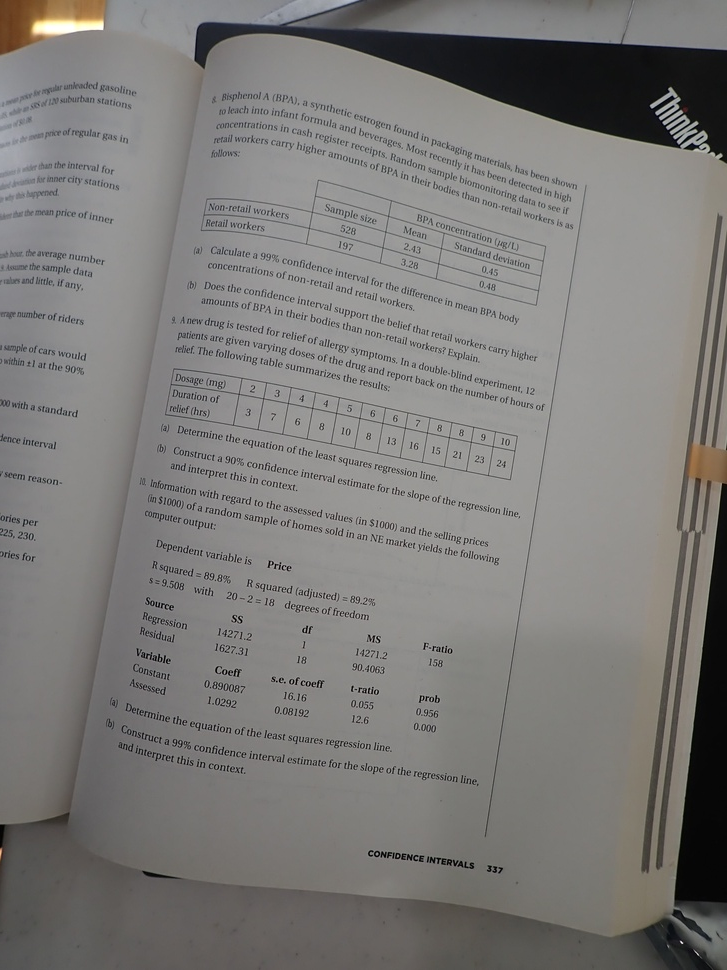
#> input picture examples/p1.JPG, 727 x 970 px, shrunk from 2400 x 3200 before the run, found by its file name
$ python deskew_v2.1_Hough_Line.py
#> lines starting #> are read from the running program, lines starting #| are printed output that depends on the picture; after the words box and inside, x2 and y2 are one past the last pixel; in counts of white or black regions, pixels touching at a corner belong together
import cv2
import numpy as np
import os

def order_points(pts):
    """
    Orders a list of 4 points in the order:
    top-left, top-right, bottom-right, bottom-left.
    """
    rect = np.zeros((4, 2), dtype="float32")
    # sum of coordinates: smallest is top-left, largest is bottom-right
    s = pts.sum(axis=1)
    rect[0] = pts[np.argmin(s)]
    rect[2] = pts[np.argmax(s)]
    # difference: smallest is top-right, largest is bottom-left
    diff = np.diff(pts, axis=1)
    rect[1] = pts[np.argmin(diff)]
    rect[3] = pts[np.argmax(diff)]
    return rect

def four_point_transform(image, pts):
    """
    Applies a perspective transform to the image using the 4 given points.
    """
    rect = order_points(pts)
    (tl, tr, br, bl) = rect

    # Compute the width of the new image
    widthA = np.linalg.norm(br - bl)
    widthB = np.linalg.norm(tr - tl)
    maxWidth = max(int(widthA), int(widthB))

    # Compute the height of the new image
    heightA = np.linalg.norm(tr - br)
    heightB = np.linalg.norm(tl - bl)
    maxHeight = max(int(heightA), int(heightB))

    # Destination coordinates for "birds-eye view"
    dst = np.array([
        [0, 0],
        [maxWidth - 1, 0],
        [maxWidth - 1, maxHeight - 1],
        [0, maxHeight - 1]], dtype="float32")

    # Compute the perspective transform matrix and apply it
    M = cv2.getPerspectiveTransform(rect, dst)
    warped = cv2.warpPerspective(image, M, (maxWidth, maxHeight))
    return warped

def save_result(image, original_path):
    """
    Save the result image in a "/bookscanner/results" folder using the same file name as the original.
    """
    filename = os.path.basename(original_path)
    results_folder = os.path.join("bookscanner", "results")
    os.makedirs(results_folder, exist_ok=True)
    save_path = os.path.join(results_folder, filename)
    cv2.imwrite(save_path, image)
    print("Result saved as:", save_path)

def detect_document(image):
    """
    Detects the document contour in the image by:
      - Converting to grayscale and blurring
      - Detecting edges via Canny
      - Finding contours and approximating to a polygon
    Returns the four corner points if found, otherwise None.
    """
    gray = cv2.cvtColor(image, cv2.COLOR_BGR2GRAY)
    blurred = cv2.GaussianBlur(gray, (5, 5), 0)
    #edged = cv2.Canny(blurred, 75, 200)
    edged = cv2.Canny(blurred, 1, 10)


    # Find contours and sort by area (largest first)
    cnts, _ = cv2.findContours(edged.copy(), cv2.RETR_LIST, cv2.CHAIN_APPROX_SIMPLE)
    cnts = sorted(cnts, key=cv2.contourArea, reverse=True)[:5]

    # Loop over the contours to find a quadrilateral
    for c in cnts:
        peri = cv2.arcLength(c, True)
        #approx = cv2.approxPolyDP(c, 0.02 * peri, True)
        approx = cv2.approxPolyDP(c, 0.02 * peri, True)
        if len(approx) == 4:
            return approx.reshape(4, 2)
    print("Document contour not found.")
    return None

if __name__ == "__main__":
    # Provide the path to your image
    img_path = r'C:\Users\james\OneDrive\Documents\Coding\Bookscanner\bookscanner\examples\p1.jpg'
    image = cv2.imread(img_path)
#> image is the input picture: shape (970, 727, 3); mean B, G, R 120.5, 122.5, 124.1
    if image is None:
        print("Error loading image.")
        exit()

    pts = detect_document(image)
#> in detect_document, `edged = cv2.Canny(blurred, 1, 10)`:
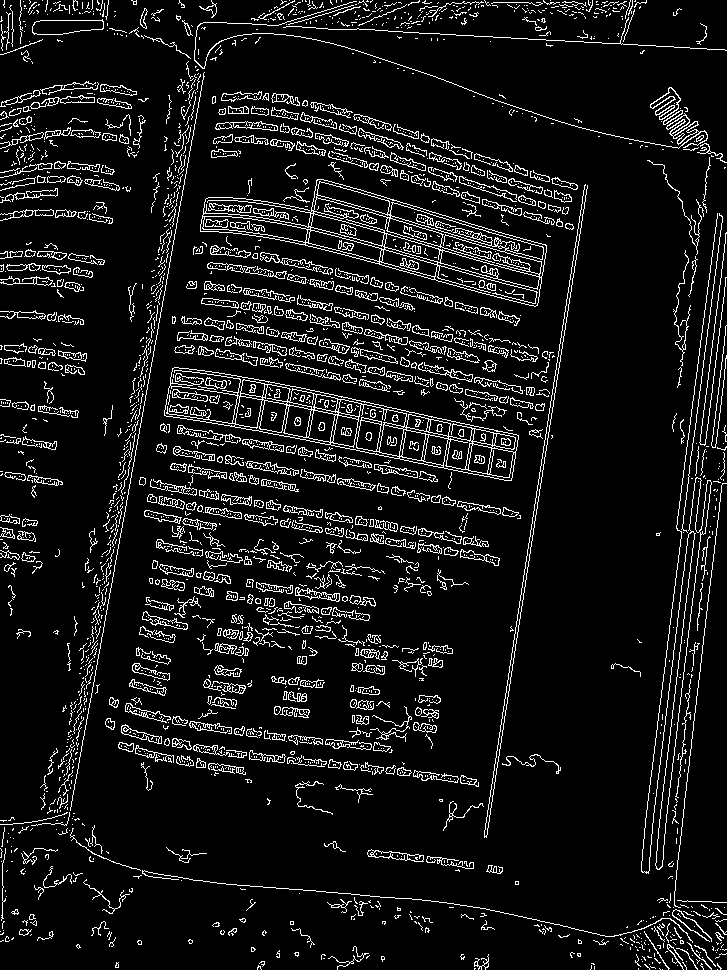
#> edged: shape (970, 727); 8.7% white in thin lines or dots
#> in detect_document, `cnts, _ = cv2.findContours(edged.copy(), cv2.RETR_LIST, cv2.CHAIN_APPR..`: cnts = 3522 contours, 2832 with area under 20; largest, box (x1, y1, x2, y2) and area: (200, 179, 547, 307) 17522, (164, 367, 519, 481) 17312, (313, 197, 542, 277) 3070, (641, 213, 718, 874) 2701, (655, 477, 702, 870) 2456
#> in detect_document, `cnts = sorted(cnts, key=cv2.contourArea, reverse=True)[:5]`: cnts = 5 contours; box (x1, y1, x2, y2) and area: (200, 179, 547, 307) 17522, (164, 367, 519, 481) 17312, (313, 197, 542, 277) 3070, (641, 213, 718, 874) 2701, (655, 477, 702, 870) 2456
#> the loop in detect_document, `for c in cnts:` made 2 passes
#> peri on pass 1: 1355.1
#> (peri, approx) on pass 2: (846.7, [[172, 368], [166, 416], [512, 477], [516, 434]])
#> pts = [[172, 368], [166, 416], [512, 477], [516, 434]]
    if pts is None:
        exit()

    warped = four_point_transform(image, pts)
#> in order_points, `s = pts.sum(axis=1)`: s = [540, 582, 989, 950]
#> in order_points, `diff = np.diff(pts, axis=1)`: diff = [196, 250, -35, -82]
#> in four_point_transform, `rect = order_points(pts)`: rect = [[172, 368], [516, 434], [512, 477], [166, 416]]
#> in four_point_transform, `(tl, tr, br, bl) = rect`: tl = [172, 368]; tr = [516, 434]; br = [512, 477]; bl = [166, 416]
#> in four_point_transform, `widthA = np.linalg.norm(br - bl)`: widthA = 351.3
#> in four_point_transform, `widthB = np.linalg.norm(tr - tl)`: widthB = 350.3
#> in four_point_transform, `maxWidth = max(int(widthA), int(widthB))`: maxWidth = 351
#> in four_point_transform, `heightA = np.linalg.norm(tr - br)`: heightA = 43.19
#> in four_point_transform, `heightB = np.linalg.norm(tl - bl)`: heightB = 48.37
#> in four_point_transform, `maxHeight = max(int(heightA), int(heightB))`: maxHeight = 48
#> in four_point_transform, `dst = np.array([ [0, 0], [maxWidth - 1, 0], [maxWidth - 1, maxHeight -..`: dst = [[0, 0], [350, 0], [350, 47], [0, 47]]
#> in four_point_transform, `M = cv2.getPerspectiveTransform(rect, dst)`: M = [[0.853, 0.107, -186], [-0.178, 0.926, -310.1], [-0.000315, 4.86e-05, 1]]
#> in four_point_transform, `warped = cv2.warpPerspective(image, M, (maxWidth, maxHeight))`:
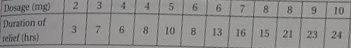
#> warped: shape (48, 351, 3); mean B, G, R 140.4, 141.4, 142.3

    # Display the original and scanned images (optional)
    cv2.imshow("Original Image", image)
    cv2.imshow("Scanned Image", warped)
    cv2.waitKey(0)
    cv2.destroyAllWindows()

    # Save the result using your save_result function
    save_result(warped, img_path)

$ run again, with examples/P2160688.JPG copied over examples/p1.JPG
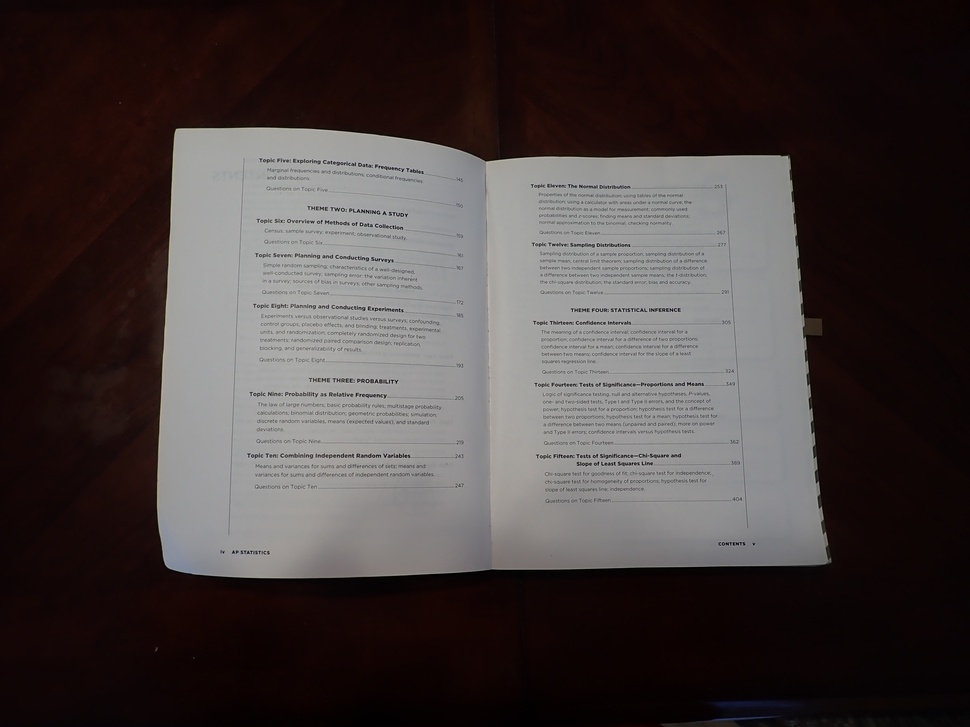
#> input picture examples/P2160688.JPG, 970 x 727 px, shrunk from 3200 x 2400 before the run, found by its file name
#> image is the input picture: shape (727, 970, 3); mean B, G, R 61.2, 61.9, 70
#> in detect_document, `edged = cv2.Canny(blurred, 1, 10)`:
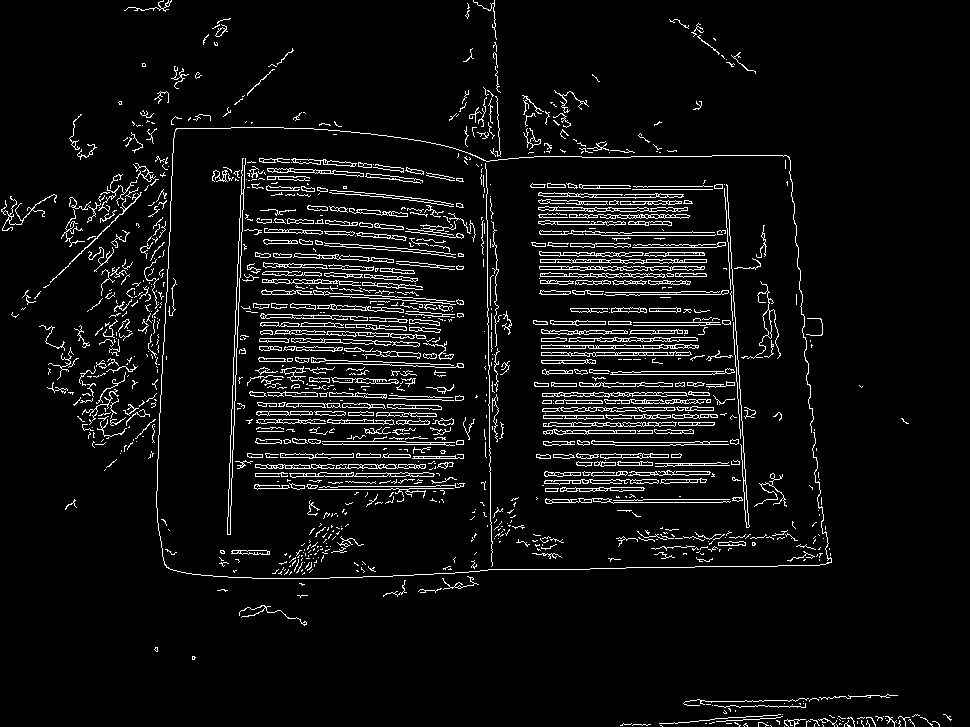
#> edged: shape (727, 970); 6% white in thin lines or dots
#> in detect_document, `cnts, _ = cv2.findContours(edged.copy(), cv2.RETR_LIST, cv2.CHAIN_APPR..`: cnts = 1784 contours, 1212 with area under 20; largest, box (x1, y1, x2, y2) and area: (227, 158, 246, 535) 902, (227, 193, 244, 535) 898, (539, 266, 705, 271) 476, (289, 472, 435, 478) 427, (540, 259, 707, 264) 420
#> in detect_document, `cnts = sorted(cnts, key=cv2.contourArea, reverse=True)[:5]`: cnts = 5 contours; box (x1, y1, x2, y2) and area: (227, 158, 246, 535) 902, (227, 193, 244, 535) 898, (539, 266, 705, 271) 476, (289, 472, 435, 478) 427, (540, 259, 707, 264) 420
#> the loop in detect_document, `for c in cnts:` made 5 passes
#> (peri, approx) on passes 1 to 5: (842.6, [[245, 158], [227, 534]]), (695.8, [[242, 193], [228, 534]]), (367.1, [[539, 266], [704, 268]]), (322.2, [[289, 473], [434, 474]]), (404.4, [[540, 259], [706, 262]])

$ run again, with examples/P2160689.JPG copied over examples/p1.JPG
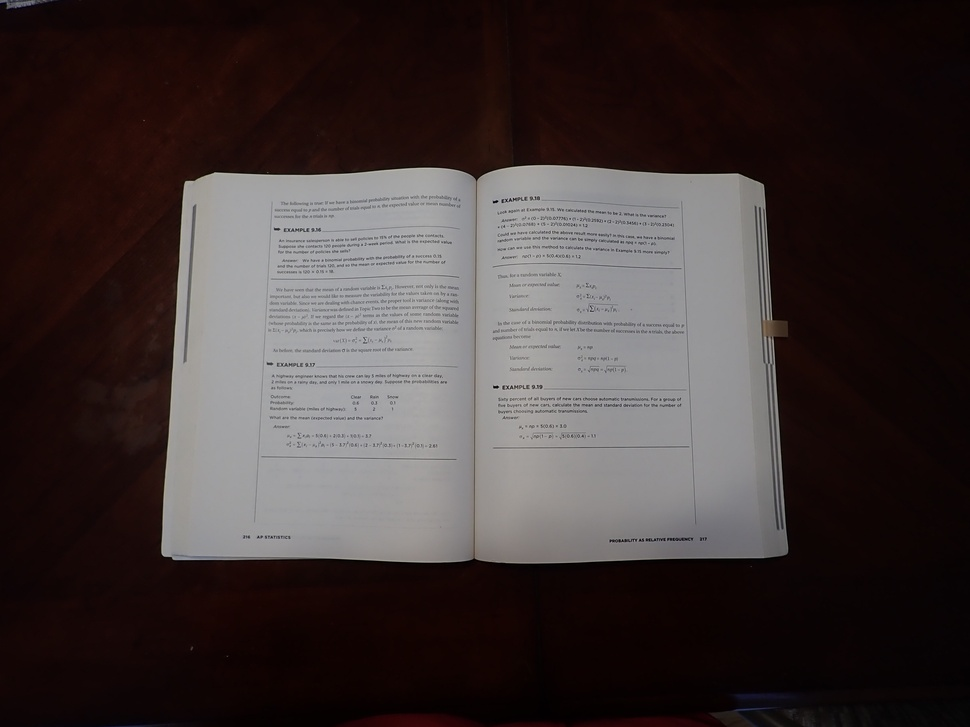
#> input picture examples/P2160689.JPG, 970 x 727 px, shrunk from 3200 x 2400 before the run, found by its file name
#> image is the input picture: shape (727, 970, 3); mean B, G, R 53.4, 53.9, 63.5
#> in detect_document, `edged = cv2.Canny(blurred, 1, 10)`:
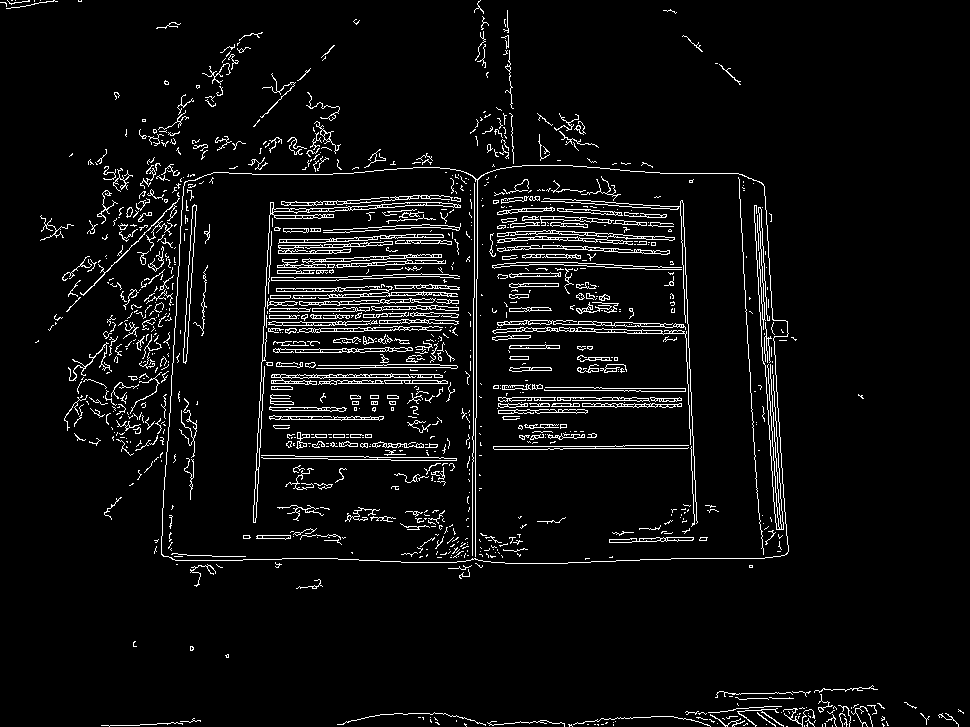
#> edged: shape (727, 970); 5.2% white in thin lines or dots
#> in detect_document, `cnts, _ = cv2.findContours(edged.copy(), cv2.RETR_LIST, cv2.CHAIN_APPR..`: cnts = 1667 contours, 1325 with area under 20; largest, box (x1, y1, x2, y2) and area: (161, 165, 789, 564) 234609, (161, 165, 789, 564) 234572, (253, 202, 461, 523) 906, (497, 230, 675, 245) 756, (276, 286, 458, 299) 634
#> in detect_document, `cnts = sorted(cnts, key=cv2.contourArea, reverse=True)[:5]`: cnts = 5 contours; box (x1, y1, x2, y2) and area: (161, 165, 789, 564) 234609, (161, 165, 789, 564) 234572, (253, 202, 461, 523) 906, (497, 230, 675, 245) 756, (276, 286, 458, 299) 634
#> the loop in detect_document, `for c in cnts:` made 1 pass
#> (peri, approx) on pass 1: (2032.1, [[763, 184], [185, 181], [161, 554], [786, 554]])
#> pts = [[763, 184], [185, 181], [161, 554], [786, 554]]
#> s = [947, 366, 715, 1340]
#> diff = [-579, -4, 393, -232]
#> rect = [[185, 181], [763, 184], [786, 554], [161, 554]]
#> tl = [185, 181]; tr = [763, 184]; br = [786, 554]; bl = [161, 554]
#> widthA = 625
#> widthB = 578
#> maxWidth = 625
#> heightA = 370.7
#> heightB = 373.8
#> maxHeight = 373
#> dst = [[0, 0], [624, 0], [624, 372], [0, 372]]
#> M = [[1.11, 0.0715, -218.5], [-0.00581, 1.12, -201.5], [-1.56e-05, 0.000226, 1]]
#> in four_point_transform, `warped = cv2.warpPerspective(image, M, (maxWidth, maxHeight))`:
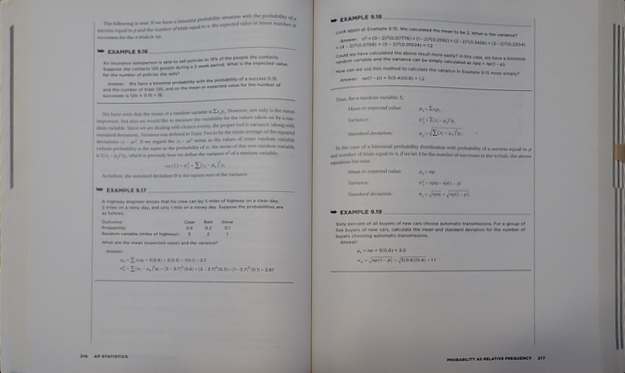
#> warped: shape (373, 625, 3); mean B, G, R 150.5, 149.6, 150.6
